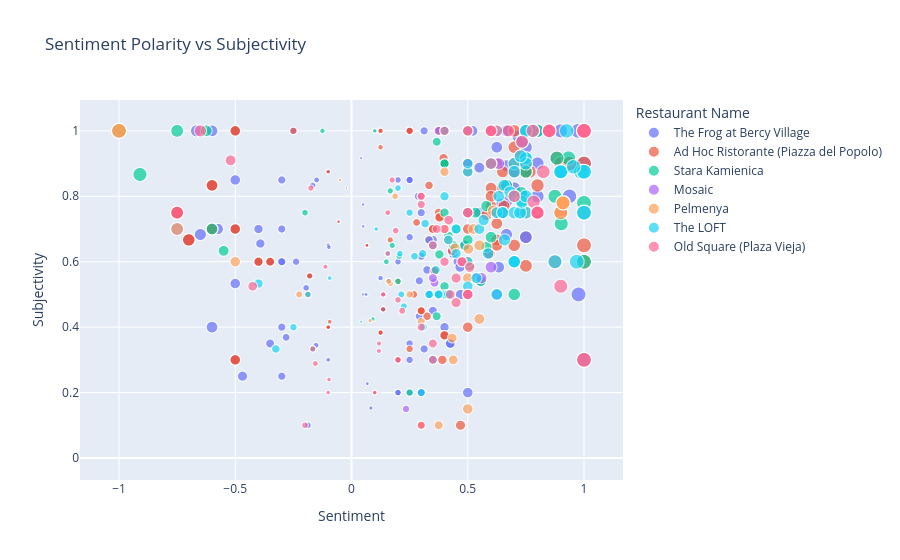

Here is the notebook cell this chart was saved with:
### Markdown cell above
Now lets color code by restaruant.

### Code cell
fig = px.scatter(df, x='calc_sentiment', y='subjectivity', 
                 hover_data=['Review Title'],
                 color='Restaurant Name',
                 size='abs_sentiment',
                 size_max = 15,
                 title='Sentiment Polarity vs Subjectivity',
                 hover_name = 'Restaurant Name',
                 labels={'sentiment': 'Sentiment Polarity', 'subjectivity': 'Subjectivity'})

fig.update_layout(xaxis_title = 'Sentiment', height=500)
fig.show()

### Figure 1 — Plotly figure (JSON) as saved in the notebook; plotly's stock layout.template omitted (floating-point values rounded to 4 significant figures; data arrays with more than 128 entries replaced by an {"elided": "..."} marker saying what was removed)
{"data": [{"customdata": {"elided": "512x1 str values"}, "hovertemplate": "<b>%{hovertext}</b><br><br>Restaurant Name=The Frog at Bercy Village<br>calc_sentiment=%{x}<br>Subjectivity=%{y}<br>abs_sentiment=%{marker.size}<br>Review Title=%{customdata[0]}<extra></extra>", "hovertext": {"elided": "512 str values"}, "legendgroup": "The Frog at Bercy Village", "marker": {"color": "#636efa", "size": {"elided": "512 float values"}, "sizemode": "area", "sizeref": 0.004444, "symbol": "circle"}, "mode": "markers", "name": "The Frog at Bercy Village", "showlegend": true, "type": "scattergl", "x": {"elided": "512 float values"}, "xaxis": "x", "y": {"elided": "512 float values"}, "yaxis": "y"}, {"customdata": {"elided": "318x1 str values"}, "hovertemplate": "<b>%{hovertext}</b><br><br>Restaurant Name=Ad Hoc Ristorante (Piazza del Popolo)<br>calc_sentiment=%{x}<br>Subjectivity=%{y}<br>abs_sentiment=%{marker.size}<br>Review Title=%{customdata[0]}<extra></extra>", "hovertext": {"elided": "318 str values"}, "legendgroup": "Ad Hoc Ristorante (Piazza del Popolo)", "marker": {"color": "#EF553B", "size": {"elided": "318 float values"}, "sizemode": "area", "sizeref": 0.004444, "symbol": "circle"}, "mode": "markers", "name": "Ad Hoc Ristorante (Piazza del Popolo)", "showlegend": true, "type": "scattergl", "x": {"elided": "318 float values"}, "xaxis": "x", "y": {"elided": "318 float values"}, "yaxis": "y"}, {"customdata": {"elided": "135x1 str values"}, "hovertemplate": "<b>%{hovertext}</b><br><br>Restaurant Name=Stara Kamienica<br>calc_sentiment=%{x}<br>Subjectivity=%{y}<br>abs_sentiment=%{marker.size}<br>Review Title=%{customdata[0]}<extra></extra>", "hovertext": {"elided": "135 str values"}, "legendgroup": "Stara Kamienica", "marker": {"color": "#00cc96", "size": {"elided": "135 float values"}, "sizemode": "area", "sizeref": 0.004444, "symbol": "circle"}, "mode": "markers", "name": "Stara Kamienica", "showlegend": true, "type": "scattergl", "x": {"elided": "135 float values"}, "xaxis": "x", "y": {"elided": "135 float values"}, "yaxis": "y"}, {"customdata": [["Wonderful breakfast!"], ["Exp @Crown plaza Rohini"], ["Good service and food!"], ["Yash Verma"], ["Big cheers to kishnandu"], ["It's very delicious"], ["Excellent"], ["Best Breakfast"], ["Breakfast"], ["Refreshing breakfast"], ["About the breakfast 🍞"], ["Great food and service, polite staff"], ["Good food and service"], ["Well done"], ["Ambience and hospitality"], ["Breakfast review."], ["Pleasant Experience"], ["Amazing Indian Breakfast"], ["Too good!"], ["Great experience as always"], ["Excellent Service"], ["Great breakfast"], ["The service is very amazing"], ["Excellent Restaurant"], ["Gréât service"], ["Amazing"], ["Excellent service"], ["Diner and breakfast with my colleagues"], ["Diner"], ["Dinner Feedback"], ["Excellente Breakfast"], ["Amazing experience at Crown plaza"], ["Breakfast and dinner"], ["Great service...great people , good staff"], ["Super breakfast"], ["Crowne Plaza"], ["Outstanding Breakfast"], ["Amazing"], ["Good place"], ["Good fine dine buffet experience"], ["Amazing food and fantastic service"], ["A unique experience"], ["Family"], ["Amazing Breakfast"], ["Family"], ["Excellent brunch at Crown plaza rohini"], ["Excellent breakfast and stay."], ["Nice place"], ["Exquisite breakfast"], ["Awesome dinner"], ["Nice one"], ["Excellent dinner at Crown plaza Rohini"], ["Excelent ambience with great breakfast and service."], ["Sunday Brunch actually lot of fun !! Destination Mosaic it is"], ["Amazing hospitality"], ["Delicious Food at Mosaic, Crowne"], ["Great breakfast"], ["Yummy breakfast with a great mix of Indian and western style food. Service from Upender and Shiv was excellent!"], ["Start the day right !"], ["Overall so well"], ["Mosaic restaurant"], ["Amazing night"], ["Great team and great service"], ["Very good espérance."], ["Breakfast at Mosaic ⭐️⭐️⭐️⭐️⭐️⭐️"], ["Very good breakfast"], ["Perfect"], ["Superb experience in Mosaic, Crown Plaza, Rohini was fabulous and we enjoyed the day with family."], ["Amazing Experience"], ["Wonder full breakfast"], ["Memorable"], ["Great experience"], ["Perfect breakfast"], ["Great Quality Time"], ["Amazing dinner experience"], ["Great staff"], ["Mosaic breakfast"], ["The Spread and service was Awesome"], ["It was a great experience. Great food and great service"], ["Great service"], ["Superb awesome wonderful as always"]], "hovertemplate": "<b>%{hovertext}</b><br><br>Restaurant Name=Mosaic<br>calc_sentiment=%{x}<br>Subjectivity=%{y}<br>abs_sentiment=%{marker.size}<br>Review Title=%{customdata[0]}<extra></extra>", "hovertext": ["Mosaic", "Mosaic", "Mosaic", "Mosaic", "Mosaic", "Mosaic", "Mosaic", "Mosaic", "Mosaic", "Mosaic", "Mosaic", "Mosaic", "Mosaic", "Mosaic", "Mosaic", "Mosaic", "Mosaic", "Mosaic", "Mosaic", "Mosaic", "Mosaic", "Mosaic", "Mosaic", "Mosaic", "Mosaic", "Mosaic", "Mosaic", "Mosaic", "Mosaic", "Mosaic", "Mosaic", "Mosaic", "Mosaic", "Mosaic", "Mosaic", "Mosaic", "Mosaic", "Mosaic", "Mosaic", "Mosaic", "Mosaic", "Mosaic", "Mosaic", "Mosaic", "Mosaic", "Mosaic", "Mosaic", "Mosaic", "Mosaic", "Mosaic", "Mosaic", "Mosaic", "Mosaic", "Mosaic", "Mosaic", "Mosaic", "Mosaic", "Mosaic", "Mosaic", "Mosaic", "Mosaic", "Mosaic", "Mosaic", "Mosaic", "Mosaic", "Mosaic", "Mosaic", "Mosaic", "Mosaic", "Mosaic", "Mosaic", "Mosaic", "Mosaic", "Mosaic", "Mosaic", "Mosaic", "Mosaic", "Mosaic", "Mosaic", "Mosaic", "Mosaic"], "legendgroup": "Mosaic", "marker": {"color": "#ab63fa", "size": [1, 0, 0.875, 0, 0, 1, 1, 1, 0, 0.5, 0, 0.8, 0.7, 0, 0, 0, 0.7333, 0.6, 0.875, 0.8, 1, 0.8, 0.78, 1, 0, 0.6, 1, 0, 0, 0, 0, 0.6, 0, 0.75, 0.3333, 0, 0.5, 0.6, 0.7, 0.5583, 0.5, 0.375, 0, 0.6, 0, 1, 1, 0.6, 1, 1, 0.6, 1, 0.8, 0.2344, 0.6, 1, 0.8, 0.6, 0.3571, 0, 0, 0.6, 0.8, 0.91, 0, 0.91, 1, 0.6333, 0.6, 0.35, 0.5, 0.8, 1, 0.8, 0.6, 0.8, 0, 1, 0.8, 0.8, 1], "sizemode": "area", "sizeref": 0.004444, "symbol": "circle"}, "mode": "markers", "name": "Mosaic", "showlegend": true, "type": "scattergl", "x": [1, 0, 0.875, 0, 0, 1, 1, 1, 0, 0.5, 0, 0.8, 0.7, 0, 0, 0, 0.7333, 0.6, 0.875, 0.8, 1, 0.8, 0.78, 1, 0, 0.6, 1, 0, 0, 0, 0, 0.6, 0, 0.75, 0.3333, 0, 0.5, 0.6, 0.7, 0.5583, 0.5, 0.375, 0, 0.6, 0, 1, 1, 0.6, 1, 1, 0.6, 1, 0.8, 0.2344, 0.6, 1, 0.8, 0.6, 0.3571, 0, 0, 0.6, 0.8, 0.91, 0, 0.91, 1, 0.6333, 0.6, 0.35, 0.5, 0.8, 1, 0.8, 0.6, 0.8, 0, 1, 0.8, 0.8, 1], "xaxis": "x", "y": [1, 0, 0.6, 0, 0.1, 1, 1, 0.3, 0, 1, 0, 0.75, 0.6, 0, 0, 0, 0.9667, 0.9, 0.6, 0.75, 1, 0.75, 1, 1, 0, 0.9, 1, 0, 0, 0, 0, 0.9, 0, 0.675, 0.6667, 0, 0.875, 0.9, 0.6, 0.55, 0.9, 1, 0, 0.9, 0, 1, 1, 1, 1, 1, 1, 1, 0.75, 0.15, 0.9, 1, 0.75, 0.5833, 0.5357, 0, 0, 0.9, 0.75, 0.78, 0, 0.78, 1, 0.9, 0.9, 0.55, 1, 0.75, 1, 0.75, 0.9, 0.75, 0, 1, 0.75, 0.75, 1], "yaxis": "y"}, {"customdata": [["CHEAP BUT MEDIOCRE"], ["Poor service!"], ["Disappointing!"], ["I don’t recommend"], ["I was not allowed to speak!"], ["Not good as I expected"], ["Awful service"], ["Cheap food, cheaper taste."], ["Worst service ever"], ["Not recommend"], ["Simply delicious!"], ["Dumplings!"], ["Leisure"], ["Delicious dumplings!"], ["Many kinds of delicious dumplings"], ["Interesting fusion of different dumplings from various regions"], ["delicious and affordable"], ["pelmeni and wareniki at it's best!"], ["You don't have to like dumplings to enjoy eating here."], ["great place to taste dumplings"], ["Good pelmeni and very cheap"], ["The World is a Dumpling"], ["Dinner"], ["Good food , cheap place"], ["Good price for good food"], ["Utterly wonderful"], ["Great restaurant, well worth a visit"], ["Different kinds of tasty dough with meat"], ["Nice concept restaurant around dumplings"], ["Excellent traditional Russian pelmini, nice setting, friendly and helpful staff, good beer"], ["Absolutely super!"], ["Big choice of the national food like Russian pelmeny from different countries"], ["Best place to eat in SPB"], ["Wonderful restaurant!"], ["One of the favorite Russian dishes."], ["Great asian style Dim sum"], ["Great Place to Impresss"], ["Great atmosphere and great service!"], ["Global Dumpling selection"], ["Worth trying"], ["Very good."], ["Nice Mid-range retaurant"], ["Dumplings with good service"], ["Dumpling-tastic!"], ["Great mono cuisine experience"], ["Love these dumplings"], ["Delectable Dumplings!"], ["Interesting Find"], ["Simple dumplings for every taste"], ["Great place for dumpling lovers"], ["Good value for money!"], ["Good quality"], ["Lovely place"], ["High quality"], ["Great place and atmosphere"], ["Simply delicious !"], ["Good \"mono cuisine\" restaurant!  If you like Russian pelmeni, this is the place for you."], ["Pelmenya restaurant St Petersburg"], ["Great dumplings and ravioli!"], ["For \"pelmeni\" lovers"], ["Dumplings and beer"], ["delicious"], ["Excellent pelmenys around the world!"], ["Shouldn't be visited"], ["Well worth a visit to try these delicious Russian \"raviolis.\""], ["Pelmenya heaven!"], ["The perfect Russian dinner"], ["Great food and super friendly staff"], ["Delicious food I cozy place"], ["Russian dumplings are the best!!!"], ["Great food and atmosphere!"], ["Very good"], ["Very good mono choice"], ["Low prices high satisfaction"], ["Great food, good service and low prices"], ["Fast, friendly and delicious"], ["Good monocuisine concept"], ["Great dumplings"], ["Brilliant!"], ["Dough and Meat - is everything )))"], ["Unexpected delight"], ["Very good restaurant"], ["Very nice food"], ["Space for improvement"], ["TRADITIONAL FOOD WITH EXCELLENT RELATION QUALITY PRICE"], ["Deliciously filling!"], ["Dumpling Heaven"], ["Eat here with your kids after seeing the Faberge Museum"], ["Pelmeni bar"], ["Dumplings from all over the world"], ["Ate dumplings until I couldn't move"], ["Went twice!"], ["Best pelmeni I had"], ["Different and unique"], ["Good Food Good Customer Service"], ["Mono cuisine really worth to try!"], ["Damn good dumplings that won't break the bank"], ["A Dumpling Journey Around the World"], ["Dumplings from all over the world!"], ["Excellent place, service, price."]], "hovertemplate": "<b>%{hovertext}</b><br><br>Restaurant Name=Pelmenya<br>calc_sentiment=%{x}<br>Subjectivity=%{y}<br>abs_sentiment=%{marker.size}<br>Review Title=%{customdata[0]}<extra></extra>", "hovertext": ["Pelmenya", "Pelmenya", "Pelmenya", "Pelmenya", "Pelmenya", "Pelmenya", "Pelmenya", "Pelmenya", "Pelmenya", "Pelmenya", "Pelmenya", "Pelmenya", "Pelmenya", "Pelmenya", "Pelmenya", "Pelmenya", "Pelmenya", "Pelmenya", "Pelmenya", "Pelmenya", "Pelmenya", "Pelmenya", "Pelmenya", "Pelmenya", "Pelmenya", "Pelmenya", "Pelmenya", "Pelmenya", "Pelmenya", "Pelmenya", "Pelmenya", "Pelmenya", "Pelmenya", "Pelmenya", "Pelmenya", "Pelmenya", "Pelmenya", "Pelmenya", "Pelmenya", "Pelmenya", "Pelmenya", "Pelmenya", "Pelmenya", "Pelmenya", "Pelmenya", "Pelmenya", "Pelmenya", "Pelmenya", "Pelmenya", "Pelmenya", "Pelmenya", "Pelmenya", "Pelmenya", "Pelmenya", "Pelmenya", "Pelmenya", "Pelmenya", "Pelmenya", "Pelmenya", "Pelmenya", "Pelmenya", "Pelmenya", "Pelmenya", "Pelmenya", "Pelmenya", "Pelmenya", "Pelmenya", "Pelmenya", "Pelmenya", "Pelmenya", "Pelmenya", "Pelmenya", "Pelmenya", "Pelmenya", "Pelmenya", "Pelmenya", "Pelmenya", "Pelmenya", "Pelmenya", "Pelmenya", "Pelmenya", "Pelmenya", "Pelmenya", "Pelmenya", "Pelmenya", "Pelmenya", "Pelmenya", "Pelmenya", "Pelmenya", "Pelmenya", "Pelmenya", "Pelmenya", "Pelmenya", "Pelmenya", "Pelmenya", "Pelmenya", "Pelmenya", "Pelmenya", "Pelmenya", "Pelmenya"], "legendgroup": "Pelmenya", "marker": {"color": "#FFA15A", "size": [0.05, 0.5, 0.75, 0, 0, 0.225, 1, 0.4, 1, 0, 1, 0, 0, 1, 0.75, 0.1667, 1, 1, 0.4, 0.8, 0.61, 0, 0, 0.55, 0.7, 1, 0.55, 0, 0.6, 0.4458, 0.4167, 0, 1, 1, 0.25, 0.3, 0.8, 0.9, 0, 0.3, 0.91, 0.6, 0.7, 0, 0.8, 0.5, 0, 0.5, 0, 0.8, 0.875, 0.7, 0.5, 0.16, 0.8, 1, 0.4375, 0, 1, 0, 0, 1, 1, 0, 0.4333, 0, 0.5, 0.5028, 0.4, 0.5, 1, 0.91, 0.91, 0.08, 0.5, 0.525, 0.7, 0.8, 1, 0, 0.1, 0.91, 0.78, 0, 0.5, 1, 0, 0, 0, 0, 0, 0, 1, 0.1875, 0.7, 0.375, 0.7, 0, 0, 1], "sizemode": "area", "sizeref": 0.004444, "symbol": "circle"}, "mode": "markers", "name": "Pelmenya", "showlegend": true, "type": "scattergl", "x": [-0.05, -0.5, -0.75, 0, 0, -0.225, -1, 0.4, -1, 0, 1, 0, 0, 1, 0.75, 0.1667, 1, 1, 0.4, 0.8, 0.61, 0, 0, 0.55, 0.7, 1, 0.55, 0, 0.6, 0.4458, 0.4167, 0, 1, 1, 0.25, 0.3, 0.8, 0.9, 0, 0.3, 0.91, 0.6, 0.7, 0, 0.8, 0.5, 0, 0.5, 0, 0.8, 0.875, 0.7, 0.5, 0.16, 0.8, 1, 0.4375, 0, 1, 0, 0, 1, 1, 0, 0.4333, 0, 0.5, 0.5028, 0.4, 0.5, 1, 0.91, 0.91, 0.08, 0.5, 0.525, 0.7, 0.8, 1, 0, 0.1, 0.91, 0.78, 0, 0.5, 1, 0, 0, 0, 0, 0, 0, 1, 0.1875, 0.7, 0.375, 0.7, 0, 0, 1], "xaxis": "x", "y": [0.85, 0.6, 0.7, 0, 0, 0.5, 1, 0.7, 1, 0, 1, 0, 0, 1, 0.75, 0.5333, 1, 0.3, 0.5, 0.75, 0.755, 0, 0, 0.65, 0.6, 1, 0.425, 0.6, 1, 0.6417, 0.6667, 0.2333, 0.3, 1, 0.5, 0.4167, 0.75, 0.75, 0, 0.1, 0.78, 1, 0.6, 0, 0.75, 0.6, 0, 0.5, 0.3571, 0.75, 0.6, 0.6, 0.75, 0.54, 0.75, 1, 0.3, 0, 0.75, 0, 0, 1, 1, 0, 0.3667, 0, 0.5, 0.6389, 0.875, 0.15, 0.75, 0.78, 0.78, 0.42, 0.55, 0.7, 0.6, 0.75, 1, 0, 1, 0.78, 1, 0, 0.875, 1, 0, 0, 0, 0, 0, 0, 0.3, 0.8, 0.6, 0.1, 0.6, 0, 0, 1], "yaxis": "y"}, {"customdata": {"elided": "210x1 str values"}, "hovertemplate": "<b>%{hovertext}</b><br><br>Restaurant Name=The LOFT<br>calc_sentiment=%{x}<br>Subjectivity=%{y}<br>abs_sentiment=%{marker.size}<br>Review Title=%{customdata[0]}<extra></extra>", "hovertext": {"elided": "210 str values"}, "legendgroup": "The LOFT", "marker": {"color": "#19d3f3", "size": {"elided": "210 float values"}, "sizemode": "area", "sizeref": 0.004444, "symbol": "circle"}, "mode": "markers", "name": "The LOFT", "showlegend": true, "type": "scattergl", "x": {"elided": "210 float values"}, "xaxis": "x", "y": {"elided": "210 float values"}, "yaxis": "y"}, {"customdata": {"elided": "146x1 str values"}, "hovertemplate": "<b>%{hovertext}</b><br><br>Restaurant Name=Old Square (Plaza Vieja)<br>calc_sentiment=%{x}<br>Subjectivity=%{y}<br>abs_sentiment=%{marker.size}<br>Review Title=%{customdata[0]}<extra></extra>", "hovertext": {"elided": "146 str values"}, "legendgroup": "Old Square (Plaza Vieja)", "marker": {"color": "#FF6692", "size": {"elided": "146 float values"}, "sizemode": "area", "sizeref": 0.004444, "symbol": "circle"}, "mode": "markers", "name": "Old Square (Plaza Vieja)", "showlegend": true, "type": "scattergl", "x": {"elided": "146 float values"}, "xaxis": "x", "y": {"elided": "146 float values"}, "yaxis": "y"}], "layout": {"autosize": true, "legend": {"itemsizing": "constant", "title": {"text": "Restaurant Name"}, "tracegroupgap": 0}, "title": {"text": "Sentiment Polarity vs Subjectivity"}, "xaxis": {"anchor": "y", "autorange": true, "domain": [0, 1], "range": [-1.153, 1.153], "title": {"text": "Sentiment"}, "type": "linear"}, "yaxis": {"anchor": "x", "autorange": true, "domain": [0, 1], "range": [-0.06956, 1.102], "title": {"text": "Subjectivity"}, "type": "linear"}}}
